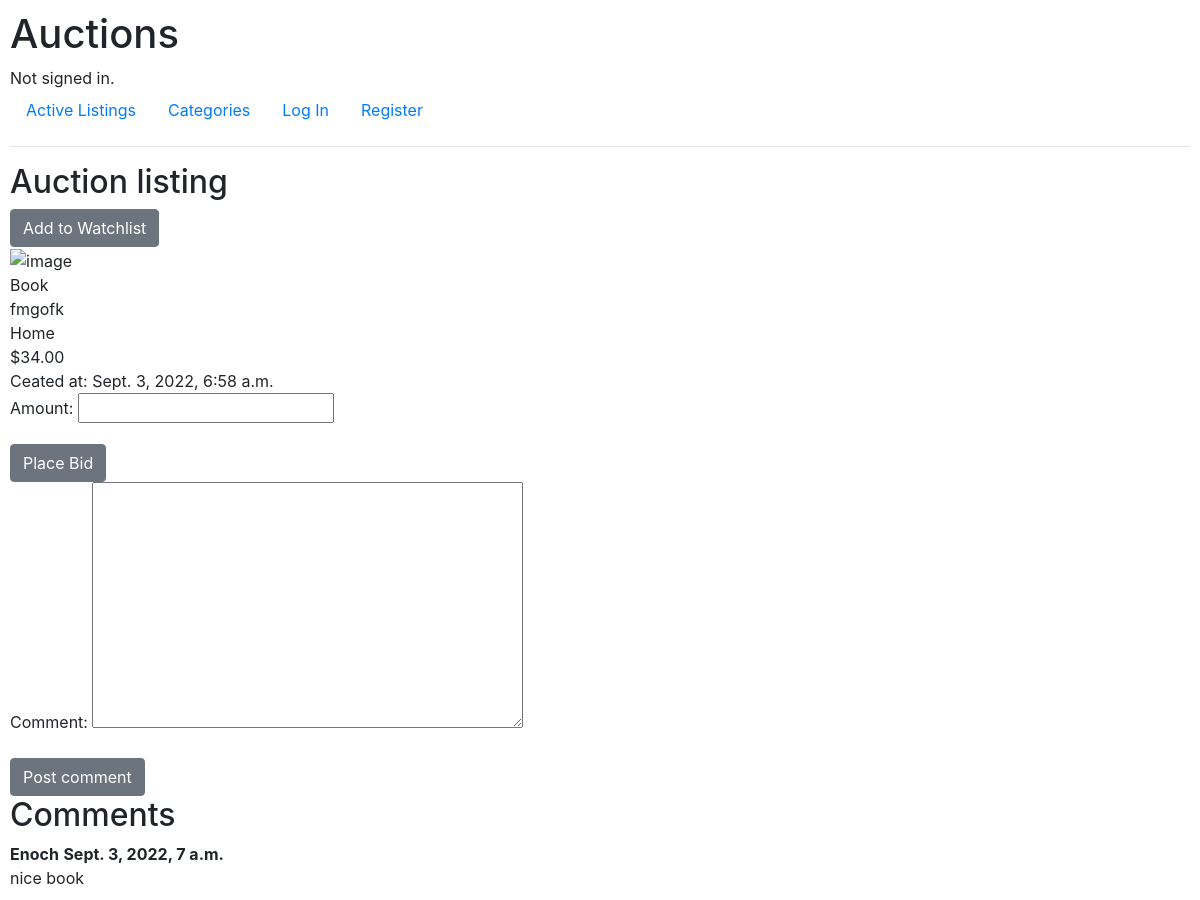
The page /3/auction_listing on the database as committed earlier.
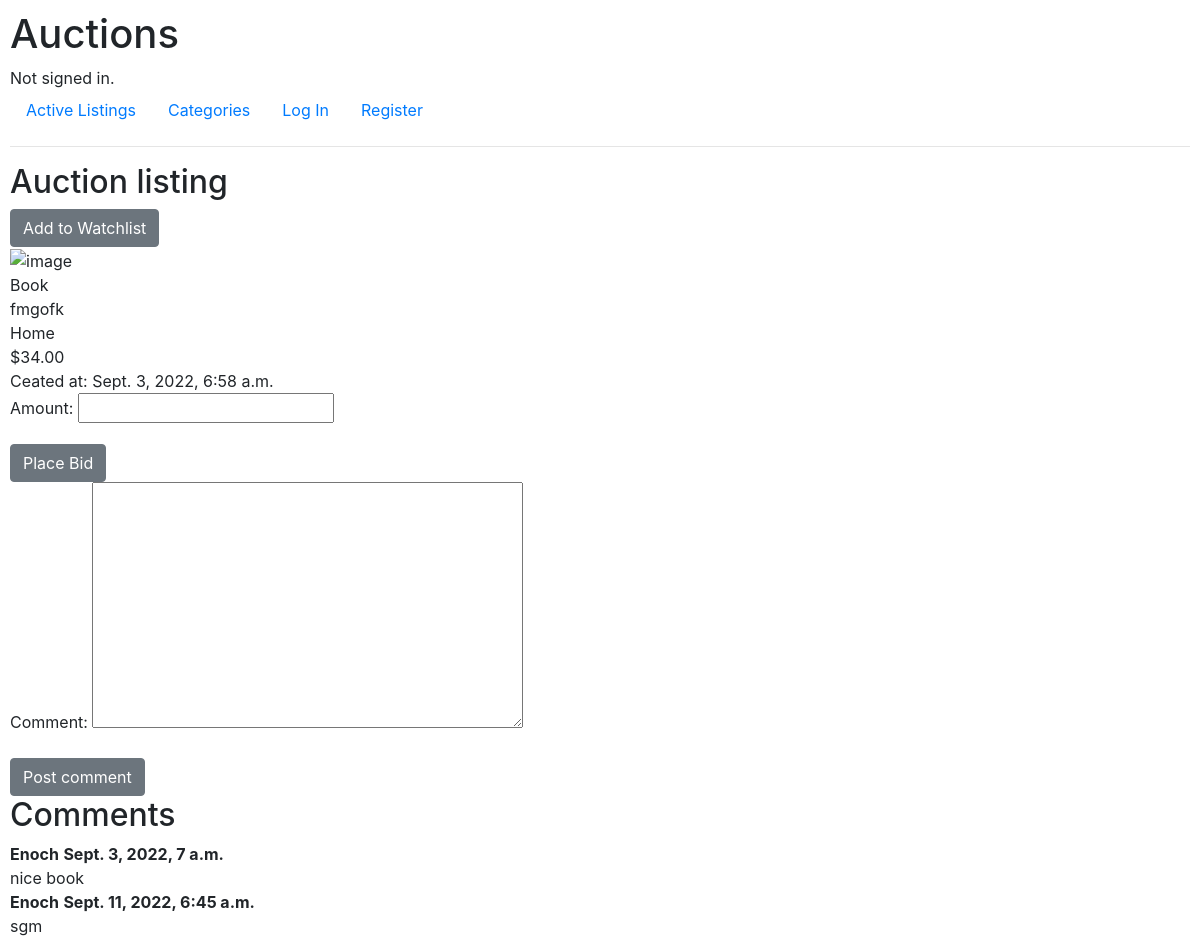
The same page on the database as committed later.
### auctions/models.py (models this page shows, shortened)
class Comments(models.Model):
    listing = models.ForeignKey(Auction_listing, related_name="comments", on_delete=models.CASCADE, default=None)
    user = models.ForeignKey(User, on_delete=models.CASCADE, default=None)
    date = models.DateTimeField(auto_now_add=True)
    comment = models.TextField()

class User(AbstractUser):
    pass

### auctions/views.py (the view)
# urls.py: path("<int:Auction_listing_id>/auction_listing", views.auction_listing, name="auction_listing"),
def auction_listing(request, Auction_listing_id):
    listing = Auction_listing.objects.get(id=Auction_listing_id)
    form = BidForm()
    form1 = CommentForm()
    watched = bool
    if listing.watchlist.filter(id=request.user.id).exists():
        watched = True
    return render(request, "auctions/auction_listing.html", {
        "item": listing,
        "form": form,
        "form1": form1,
        "watched": watched
    })

### auctions/forms.py
class BidForm(ModelForm):
    amount: forms.DecimalField()
    class Meta:
        model = Bids
        fields = ["amount"]

class CommentForm(ModelForm):
    class Meta:
        model = Comments
        fields = ["comment"]

### auctions/templates/auctions/auction_listing.html (shortened to what this page needs)
{% extends "auctions/layout.html" %}
{% block body %}
    <h2>Auction listing</h2>
    {% if user.is_authenticated %}
    <a href="{% url 'watchlist' item.id %}" class="btn btn-secondary">
        {% if watched %}
            Remove from Watchlist
        {% else %}
            Add to Watchlist
        {% endif %}
    </a>
    {% else %}
    <a href="{% url 'login' %}" class="btn btn-secondary">Add to Watchlist</a>
    {% endif %}
    <div class="item" >
        <div><img src="{{item.image_link}}" alt="image"/></div>
        <div>{{ item.title }}</div>
        <div>{{ item.description }}</div>
        <div>{{ item.categories }}</div>
        <div>${{item.starting_bid }}</div>
        <div>Ceated at: {{ item.date }}</div>
    </div>
    <div>
        <form action="{% url 'bids' item.id %}" method="POST">
            {{ form.as_p }}
            <input class="btn btn-secondary" type="submit" value="Place Bid">
        </form>
    </div>
    <div>
        <form action="{% url 'comments' item.id %}" method="POST">
            {{ form1.as_p }}
            <input class="btn btn-secondary" type="submit" value="Post comment">
        </form>
    </div>
<div>
    <h2>Comments</h2>
    {% if not item.comments.all %}
        <p>No comments yet </p>
    {% else %}
        {% for comment in item.comments.all %}
            <strong>{{ comment.user }}</strong>
            <strong>{{ comment.date }}</strong>
            <br>
            {{ comment.comment }}
            <br>
        {% endfor%}
    {% endif %}
</div>
{% endblock %}

Rows that differ between the two databases and show on the page:
added Comments: user "Enoch", date "Sept. 11, 2022, 6:45 a.m.", comment "sgm"
